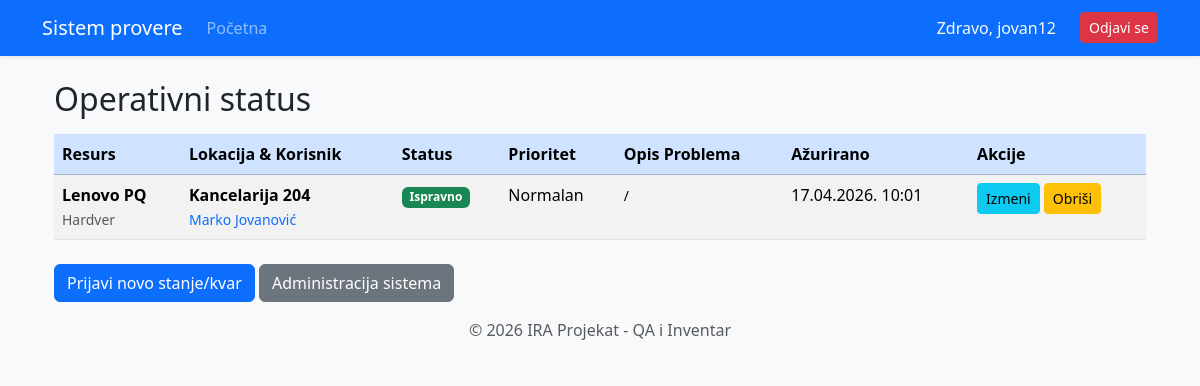
The app's page / (signed in) with its own data.
### alchemy_classes.py (models this page shows)
class User(db.Model, UserMixin):
    __tablename__ = "user"
    id: Mapped[int] = mapped_column(Integer, primary_key=True)
    username: Mapped[str] = mapped_column(String(20), unique=True, nullable=False)
    password: Mapped[str] = mapped_column(String(100), nullable=False)
    ime_prezime: Mapped[str] = mapped_column(String(100), nullable=True)
    uloga: Mapped[str] = mapped_column(String(10), default="user")
    zaduzeni_statusi: Mapped[list["StatusResursa"]] = relationship("StatusResursa", back_populates="korisnik")

class StatusResursa(db.Model):
    __tablename__ = "status_resursa"
    id: Mapped[int] = mapped_column(Integer, primary_key=True)
    resurs_id: Mapped[int] = mapped_column(ForeignKey("resurs.id"), nullable=False)
    lokacija_id: Mapped[int] = mapped_column(ForeignKey("lokacija.id"), nullable=False)
    korisnik_id: Mapped[int] = mapped_column(ForeignKey("user.id"), nullable=False) # VEZA SA KORISNIKOM!
    kolicina: Mapped[int] = mapped_column(Integer, default=1)
    status_kvara: Mapped[str] = mapped_column(String(50))
    prioritet: Mapped[str] = mapped_column(String(20))
    opis_problema: Mapped[str] = mapped_column(String(50), nullable=True)
    datum_prijave: Mapped[datetime] = mapped_column(DateTime, default=datetime.utcnow)
    resurs: Mapped["Resurs"] = relationship("Resurs", back_populates="statusi")
    lokacija: Mapped["Lokacija"] = relationship("Lokacija", back_populates="izvestaji")
    korisnik: Mapped["User"] = relationship("User", back_populates="zaduzeni_statusi")

class Resurs(db.Model):
    __tablename__ = "resurs"
    id: Mapped[int] = mapped_column(Integer, primary_key=True)
    naziv: Mapped[str] = mapped_column(String(100), nullable=False)
    tip: Mapped[str] = mapped_column(String(50))
    serijski_broj: Mapped[str] = mapped_column(String(100), unique=True)
    godina_nabavke: Mapped[int] = mapped_column(Integer)
    statusi: Mapped[list["StatusResursa"]] = relationship("StatusResursa", back_populates="resurs")

class Lokacija(db.Model):
    __tablename__ = "lokacija"
    id: Mapped[int] = mapped_column(Integer, primary_key=True)
    naziv: Mapped[str] = mapped_column(String(100), nullable=False)
    sprat: Mapped[str] = mapped_column(String(50), nullable=True)
    odgovorno_lice: Mapped[str] = mapped_column(String(100))
    izvestaji: Mapped[list["StatusResursa"]] = relationship("StatusResursa", back_populates="lokacija")

### main.py (the view)
@app.route('/')
@login_required
def home():
    svi_resursi = db.session.execute(db.select(Resurs)).scalars().all()
    upit_stanja = db.select(StatusResursa).join(Resurs).join(Lokacija).order_by(
        StatusResursa.status_kvara.desc(),
        StatusResursa.prioritet.asc()
    )
    result = db.session.execute(upit_stanja)
    sva_stanja = result.scalars().all()
    return render_template("index.html",
                           stanja=sva_stanja,
                           resursi=svi_resursi,
                           naslov="Glavni Dashboard")

### main.py (called while the page is built)
@login_manager.user_loader
def load_user(user_id):
    return db.get_or_404(User, user_id)

### templates/index.html (shortened to what this page needs)
{% extends "base.html" %}
{% block content %}
<div class="jumbotron">
    <div class="container">
        <h2 class="mt-4">Operativni status</h2>
        <table class="table table-striped table-hover mt-3">
            <thead>
                <tr class="table-primary">
                    <th scope="col">Resurs</th>
                    <th scope="col">Lokacija & Korisnik</th>
                    <th scope="col">Status</th>
                    <th scope="col">Prioritet</th>
                    <th scope="col">Opis Problema</th>
                    <th scope="col">Ažurirano</th>
                    <th scope="col">Akcije</th>
                </tr>
            </thead>
            <tbody>
                {% for s in stanja %}
                <tr class="{% if s.prioritet == 'Hitno' %}table-danger{% endif %}">
                    <td>
                        <strong>{{ s.resurs.naziv }}</strong> <br>
                        <small class="text-muted">{{ s.resurs.tip }}</small>
                    </td>
                    <td>
                        <strong>{{ s.lokacija.naziv }}</strong> <br>
                        <small class="text-primary">
                            {% if s.korisnik %}
                                {{ s.korisnik.ime_prezime }}
                            {% else %}
                                <span class="text-muted italic">Nije dodeljeno</span>
                            {% endif %}
                        </small>
                    </td>
                    <td>
                        <span class="badge {% if s.status_kvara == 'Ispravno' %}bg-success{% else %}bg-warning text-dark{% endif %}">
                            {{ s.status_kvara }}
                        </span>
                    </td>
                    <td>
                        {% if s.prioritet == 'Hitno' %}
                            <span class="text-danger fw-bold">!!! {{ s.prioritet }}</span>
                        {% else %}
                            {{ s.prioritet }}
                        {% endif %}
                    </td>
                    <td><small>{{ s.opis_problema or "/" }}</small></td>
                    <td>{{ s.datum_prijave.strftime('%d.%m.%Y. %H:%M') }}</td>
                    <td>
                        <a class="btn btn-sm btn-info" href="{{ url_for('add_resource', id=s.id) }}">
                            Izmeni
                        </a>
                        <a class="btn btn-sm btn-warning"
                           href="{{ url_for('delete_status', status_id=s.id) }}"
                           onclick="return confirm('Da li ste sigurni da želite da obrišete ovaj status?')">
                            Obriši
                        </a>
                    </td>
                </tr>
                {% endfor %}
            </tbody>
        </table>
        <div class="mt-4">
            <a class="btn btn-primary" href="{{ url_for('add_status') }}">Prijavi novo stanje/kvar</a>
            <a class="btn btn-secondary" href="{{ url_for('admin_page') }}">Administracija sistema</a>
        </div>
    </div>
</div>
{% endblock %}

### templates/base.html (shortened to what this page needs)
<!DOCTYPE html>
<html lang="sr">
<head>
    {{ bootstrap.load_css() }}
</head>
<body>
    <nav class="navbar navbar-expand-lg navbar-dark bg-primary shadow-sm">
        <div class="container">
            <a class="navbar-brand" href="{{ url_for('home') }}"> Sistem provere</a>
            <div class="collapse navbar-collapse" id="navbarNav">
                <ul class="navbar-nav me-auto">
                    <li class="nav-item">
                        <a class="nav-link" href="{{ url_for('home') }}">Početna</a>
                    </li>
                </ul>
                <ul class="navbar-nav ms-auto">
                    {% if current_user.is_authenticated %}
                        <li class="nav-item">
                            <span class="nav-link text-light">Zdravo, {{ current_user.username }}</span>
                        </li>
                        <li class="nav-item">
                            <a class="btn btn-danger btn-sm ms-lg-3 mt-1" href="{{ url_for('logout') }}">Odjavi se</a>
                        </li>
                    {% else %}
                        <li class="nav-item">
                            <a class="nav-link" href="{{ url_for('login') }}">Prijava</a>
                        </li>
                    {% endif %}
                </ul>
            </div>
        </div>
    </nav>
    <div class="container">
        {% block content %}{% endblock %}
    </div>
    <footer class="footer mt-auto py-3 bg-light text-center">
        <div class="container">
            <span class="text-muted">© 2026 IRA Projekat - QA i Inventar</span>
        </div>
    </footer>
</body>
</html>
</html>

### templates/base.html (style rules this page uses)
body { background-color: #f8f9fa; }
.navbar { margin-bottom: 20px; }
.footer { margin-top: 40px; padding: 20px; background: #eee; text-align: center; }

### records on screen
User: username "jovan12"
StatusResursa: resurs.naziv "Lenovo PQ", resurs.tip "Hardver", lokacija.naziv "Kancelarija 204", korisnik.ime_prezime "Marko Jovanović", status_kvara "Ispravno", prioritet "Normalan", opis_problema "/", datum_prijave "17.04.2026. 10:01"
